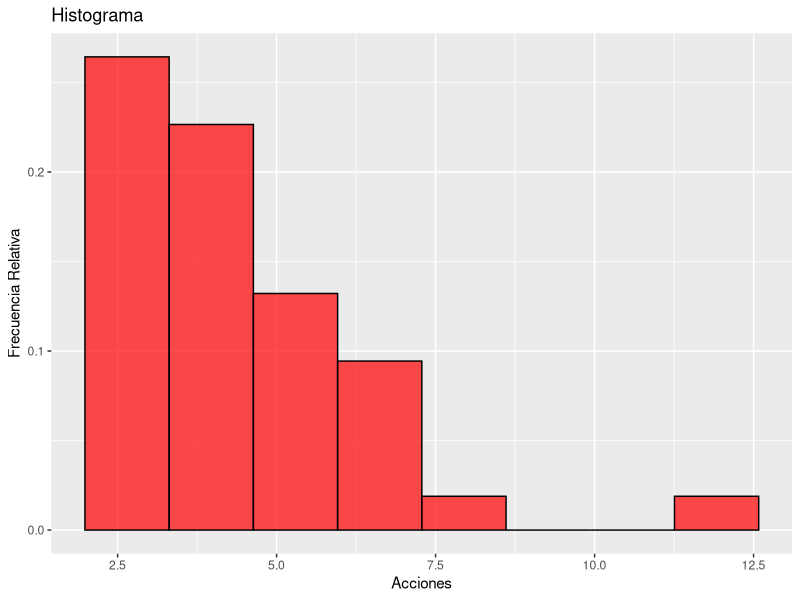
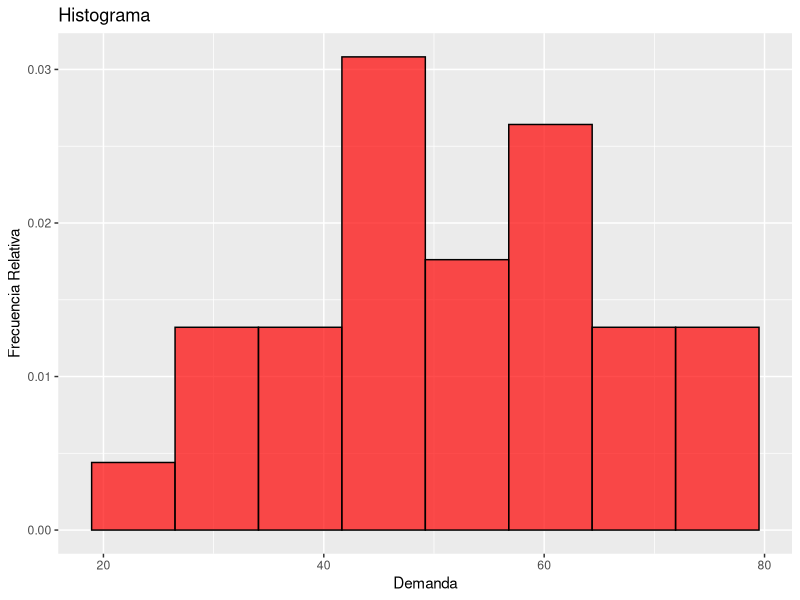
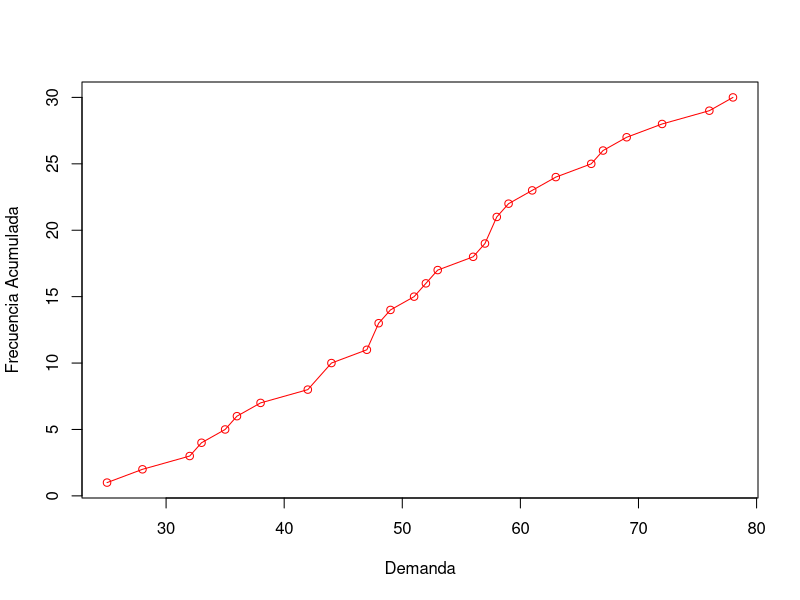
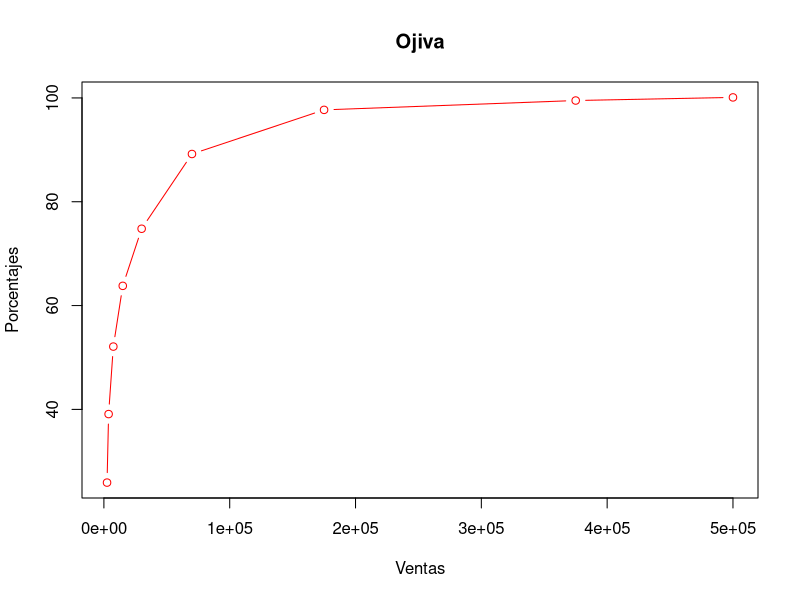
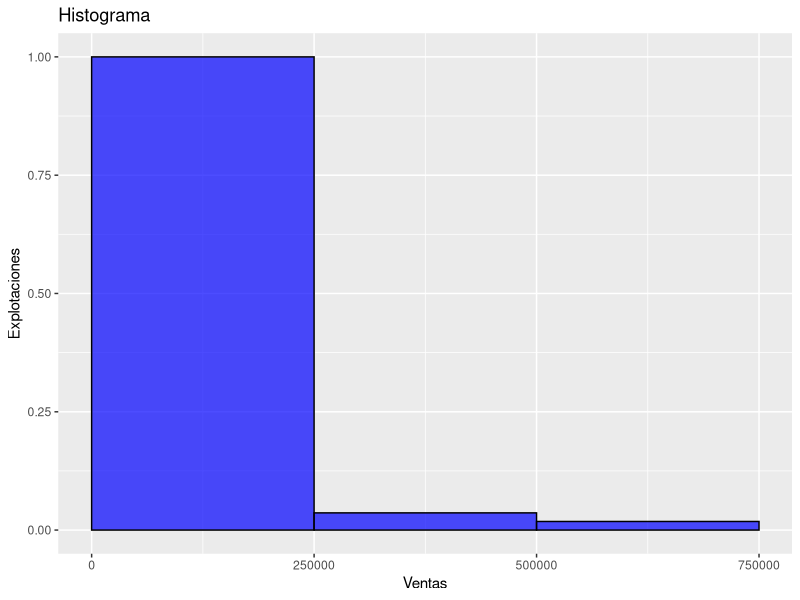
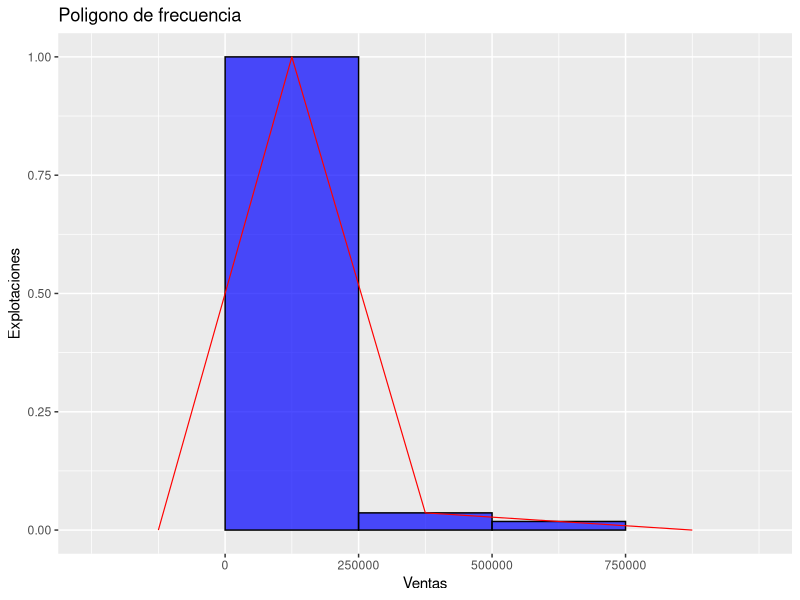

Generate these figures, in order, with R:
## ---- chunk 1
dolares<-c(43,57,104,162,201,220,253,302,380,467,500,633)
D2<-quantile(dolares,probs = 0.2,type=6)
D2
## ---- chunk 2
D8<-quantile(dolares,probs=0.8,type=6)
D8
## ---- chunk 3
dolares<-c(43,57,104,162,201,220,253,302,380,467,500,633)
cuantiles<-quantile(dolares,probs=c(0.25,0.5,0.75),type = 5)
cuantiles
## ---- chunk 4
anteriores<-c(5/4,7/2,24/4,9/2,10/2,11)
media1<-mean(anteriores)
var1<-var(anteriores)
sd1<-sd(anteriores)
media1
var1
sd1

nuevas<-c(7/4,8/2,13/2,10/2,11/2,12)
media2<-mean(nuevas)
var2<-var(nuevas)
sd2<-sd(nuevas)
media2
var2
sd2
## ---- chunk 5
capitalizacion<-c(17,21,44,50,79,86,140,178,203)
media<-mean(capitalizacion)
media
## ---- chunk 6
capitalizacion<-c(17,21,44,50,79,86,140,178,203)
mediana<-median(capitalizacion)
mediana
## ---- chunk 7
library('modeest')
moda<-mfv(capitalizacion)
moda
## ---- chunk 8
capitalizacion<-c(17,21,44,50,79,86,140,178,203)
x2<-capitalizacion^2
sigma<-sqrt(sum(x2)/9-(media)^2)
sigma
## ---- chunk 9
L<-c(1,1,1,7,19,14,21,5,3,2,1)
media_L<-mean(L)
media_L
R<-c(1,1,0,5,20,20,14,8,1,4,0)
media_R<-mean(R)
media_R
## ---- chunk 10
L<-c(1,1,1,7,19,14,21,5,3,2,1)
L<-sort(L)
L
mediana_L<-median(L)
mediana_L
R<-c(1,1,0,5,20,20,14,8,1,4,0)
R<-sort(R)
R
mediana_R<-median(R)
mediana_R
## ---- chunk 11
L<-c(1,1,1,7,19,14,21,5,3,2,1)
moda_L<-max(L)
moda_L
R<-c(1,1,0,5,20,20,14,8,1,4,0)
moda_R<-max(R)
moda_R
## ---- chunk 12
L<-c(1,1,1,7,19,14,21,5,3,2,1)
x2<-L^2
sigmaL<-sqrt(sum(x2)/length(L)-(media_L)^2)
sigmaL
R<-c(1,1,0,5,20,20,14,8,1,4,0)
y2<-R^2
sigmaR<-sqrt(sum(y2)/length(R)-(media_R)^2)
sigmaR
## ---- chunk 13
varL<-sigmaL^2
varL
varR<-sigmaR^2
varR
## ---- chunk 14
maquinarias<-c(1,3,1,4,2,1,1,5,8,2,2,6,1,1)
media<-mean(maquinarias)
media
## ---- chunk 15
grupo1<-c(1,3,6,7,13,14)
m_g1<-mean(grupo1)
m_g1
grupo2<-c(5,10,11)
m_g2<-mean(grupo2)
m_g2
m_g3<-2
m_g3
m_g4<-4
m_g4
m_g5<-8
m_g5
m_g6<-12
m_g6
m_g8<-9
m_g8
## ---- chunk 16
grupos_media<-c(7.33,8.66,2,4,8,12,9)
grupos_mayores<-which(grupos_media>media)
grupos_mayores
## ---- chunk 17
library("ggplot2")
acciones<-c(11.88,6.27,5.49,4.81,4.40,3.78,
3.44,3.11,2.88,2.68,7.99,6.07,5.26,4.79,
4.05,3.69,3.36,3.03,2.74,2.63,7.15,5.98,
5.07,4.55,3.94,3.62,3.26,2.99,2.74,2.62,
7.13,5.91,4.94,4.43,3.93,3.48,3.20,2.89,
2.69,2.61)
dat<-data.frame(acciones)
h<-ggplot(dat,aes(x=acciones))+
geom_histogram(aes(y=..density..),closed="left",bins=8,fill="red",col="black",alpha=0.7)+
labs(title="Histograma",x="Acciones",y="Frecuencia Relativa")
h
## ---- chunk 18
#Veamos quienes en proporción son mayores que 0.04
g<-ggplot_build(h)$data[[1]]$count/length(acciones)#muestra la proporción de cada barra.
#veamos quienes son mayores que 0.04
g1<-which(g>0.04)
g1
vendidos<-sum(g[1:4])
vendidos
## ---- chunk 19
accion<-sample(acciones,size=1)
frecuencia<-length(which(acciones==accion))
#probabilidad de las acciones principales
prob<-frecuencia/40
#proporción acciones con venta menor que 0.05 
v<-which(g<0.05)
vendidos1<-sum(g[5:8])
vendidos1
#calculamos la probabilidad
probabilidad<-prob*vendidos1
probabilidad
## ---- chunk 20
library("knitr")
demanda<-c(38,35,76,58,48,59,67,63,33,69,53,51,
28,25,36,32,61,57,49,78,48,42,72,52,47,66,58,44,44,56)
fr<-data.frame(table(demanda))
fa<-transform(fr,fAcum=cumsum(Freq))
colnames(fa)<-c("Demanda","Frecuencia","Frecuencia Acumulada")
kable(fa)
far<-transform(fr,Fr=cumsum(prop.table(Freq)))
colnames(far)<-c("Demanda","Frecuencia","Frecuencia Relativa")
kable(far)
## ---- chunk 21
library("ggplot2")
dat<-data.frame(demanda)
h<-ggplot(dat,aes(x=demanda))+
geom_histogram(aes(y=..density..),closed="left",bins=8,fill="red",col="black",alpha=0.7)+
labs(title="Histograma",x="Demanda",y="Frecuencia Relativa")
h
a<-sort(unique(demanda))
plot(fa[,3]~a,xlab="Demanda",ylab="Frecuencia Acumulada", col="red",type="o")
## ---- chunk 22
cuantiles<-quantile(fa[,3],prob=c(0.25,0.50,0.75))
cuantiles
## ---- chunk 23
c_demanda<-quantile(demanda,prob=c(0.25,0.50,0.75))
c_demanda
## ---- chunk 24
library("modeest")
media<-mean(demanda)
media
mediana<-median(demanda)
mediana
moda<-mfv(demanda)
moda
de<-sd(demanda)
de
dmd<-sum(abs(demanda-mediana))/30
dmd
dm<-sum(abs(demanda-media))/30
dm
## ---- chunk 25
intervalos<-cut(demanda,breaks=c(25,36,48,56,63,78),include.lowest=T,right=F)
conteo<-table(intervalos)
df<-data.frame(conteo)
colnames(df)<-c("Intervalos","Frecuencia")
kable(df)
## ---- chunk 26
ptomedio<-c(30,41.5,50.5,58.5,70.5)
frecuencia<-df[,2]
media<-sum(ptomedio*frecuencia)/30
media
L<-48 #límite inferior del 3er intervalo donde se encuentra la mediana
f<-6 #frecuencia del intervalo
c<-5 #longitud del intervalo
j<-4 #observaciones necesarias del intervalo para completar n/2
mediana<-L+c*(j/f)
mediana
moda<-(63+78)/2 #punto medio de la clase con frecuencia más alta
moda
ds<-sqrt(sum(frecuencia*((ptomedio-media)^2))/29) #desviación estándar
ds
dm<-sum(frecuencia*(abs(ptomedio-media)))/30 #desviación media
dm
dmd<-sum(frecuencia*(abs(ptomedio-mediana)))/30 #desviación mediana
dmd
## ---- chunk 27
ventas<-c(40.2,29.3,35.6,88.2,42.9,
26.9,28.7,99.8,35.6,37.8,
44.2,32.3,55.2,50.6,25.4,
31.7,36.8,45.2,25.1,39.7)

ventas<-sort(ventas)
media<-mean(ventas)
media
mediana<-median(ventas)
mediana
ds<-sd(ventas)
ds
dmd<-sum(abs(ventas-mediana))/20
dmd
cuantiles<-quantile(ventas,prob=c(0.1,0.25,0.75,0.9))
cuantiles
intcuantil<-cuantiles[[3]]-cuantiles[[2]]
intcuantil
intdecil<-cuantiles[[4]]-cuantiles[[1]]
intdecil
## ---- chunk 28
#Calculemos primeramente las fronteras superior e inferior
fsup2<-1/2*(4999+5000) #promedio del lim superior con lim inferior de la siguiente clase.
fsup2
finf2<-1/2*(2499+2500) #promedio del lim inferior con lim superior con el anterior intervalo clase.
finf2
fsup7<-1/2*(249999+250000)
fsup7
finf7<-1/2*(99999+100000)
finf7
# Las anchuras son:
anchura2<-fsup2-finf2
anchura2
anchura7<-fsup7-finf7
anchura7
## ---- chunk 29
anchura3<-(10000+9999)/2-(4999+5000)/2
anchura3
anchura4<-(19999+20000)/2-(10000+9999)/2
anchura4
anchura5<-(39999+40000)/2-(19999+20000)/2
anchura5
anchura6<-(99999+100000)/2-(39999+40000)/2
anchura6
anchura8<-(499999+500000)/2-(250000+249000)
anchura8
## ---- chunk 30
marca2<-1/2*(4999+2500)
marca2
marca7<-1/2*(249999+100000)
marca7
## ---- chunk 31
fsup4<-1/2*(19999+20000)
fsup4
finf4<-1/2*(9999+10000)
finf4
## ---- chunk 32
ptomedio<-c(2500,3749.5,7499.5,14999.5,29999.5,69999.5,174999.5,374999.5,500000)
#ptos medios de las clases
porcetanjes<-c(25.9,39.1,52.1,63.8,74.8,89.2,97.7,99.5,100.1) #frecuencia acumulada
ojiva<-plot(porcetanjes~ptomedio,type="b",xlab="Ventas",ylab="Porcentajes",main="Ojiva",col="red")
## ---- chunk 33
prueba<-c(rep(230000,55),400000,400000,740000)
dat<-data.frame(prueba)
h2<-ggplot(dat,aes(x=prueba))+geom_histogram(aes(y=..ncount..),closed='left',fill='blue',col='black',alpha=0.7,breaks = seq(0,750000,by=250000))+labs(x='Ventas',y='Explotaciones',title="Histograma")+scale_x_continuous(breaks = seq(0,750000,by=250000))
h2
h3<-ggplot(dat,aes(x=prueba))+geom_histogram(aes(y=..ncount..),closed='left',fill='blue',col='black',alpha=0.7,breaks = seq(0,750000,by=250000))+scale_x_continuous(breaks = seq(0,750000,by=250000))+geom_freqpoly(aes(y=..ncount..),col='red',breaks = seq(0,750000,by=250000),size=0.4)+labs(x='Ventas',y='Explotaciones',title="Poligono de frecuencia")
h3
## ---- chunk 34
año_precio<-c(26.80,29.60, 31.40,34.50,37.25)
año_dividendo<-c(0.15,0.17,0.17,0.19,0.22)
previos_año_precio<-c(28.50,26.80,29.60,31.40,34.50)
rend_anual<-(año_precio+año_dividendo)/(previos_año_precio)-1
rend_anual<-rend_anual*100
rend_anual
## ---- chunk 35
media_aritmetica<-mean(rend_anual)
media_aritmetica
## ---- chunk 36
promedio<-((1-0.0544)*(1+0.1108)*(1+0.0666)*(1+0.1048)*(1+0.0861))^(1/5)-1
promedio<-promedio*100
promedio
## ---- chunk 37
Emfund<-c(3.00,4.00,4.30,5.00,4.10,6.00)
mediana_anual_Emfund<-median(Emfund)
mediana_anual_Emfund
## ---- chunk 38
sd_Emfund<-sd(Emfund)
sd_Emfund
## ---- chunk 39
hpr<-(1+0.03)*(1+0.04)*(1+0.043)*(1+0.05)*(1+0.041)*(1+0.06)-1
hpr
## ---- chunk 40
# Calculemos la media armónica
años<-c(31.40,34.50,37.25)
promedio<-3/(1/31.40 +1/34.50 +1/37.25)
promedio
#calculemos la media aritmética
arit_media<-mean(años)
arit_media

## ---- chunk 41
cartera<-0.6*8.61+0.4*6
cartera
## ---- chunk 42
#calculemos la desviación estándar del rendimiento anual de  Nopat
sd_Nopat<-sd(rend_anual)
sd_Nopat
#calculemos el coeficiente de variación
CV_Nopat<-sd_Nopat/media_aritmetica
CV_Nopat
#calculemos la media aritmetica para Emfund
media_Emfund<-mean(Emfund)
media_Emfund
#calculemos el coeficiente de variación
CV_Emfund<-sd_Emfund/media_Emfund
CV_Emfund
## ---- chunk 43
#riesgo libre es de 2.8%
srNopat<-(media_aritmetica-2.8)/sd_Nopat
srNopat
srEmfund<-(media_Emfund-2.8)/sd_Emfund
srEmfund
## ---- chunk 44
Rango_Emfund<-6-3
Rango_Emfund
MAD_Emfund<- sum(abs(Emfund-media_Emfund))/length(Emfund)
MAD_Emfund
## ---- chunk 45
crecimiento<-(0.22/0.14)^(1/5)-1
crecimiento
